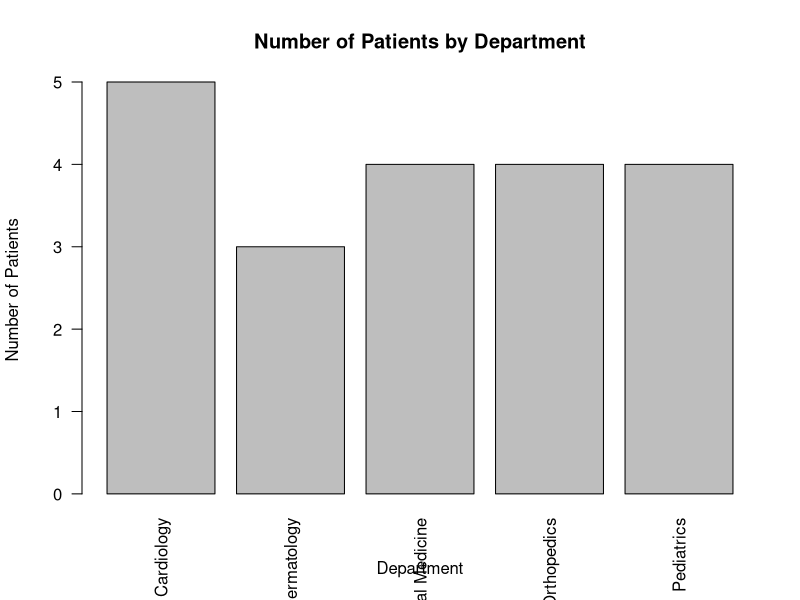
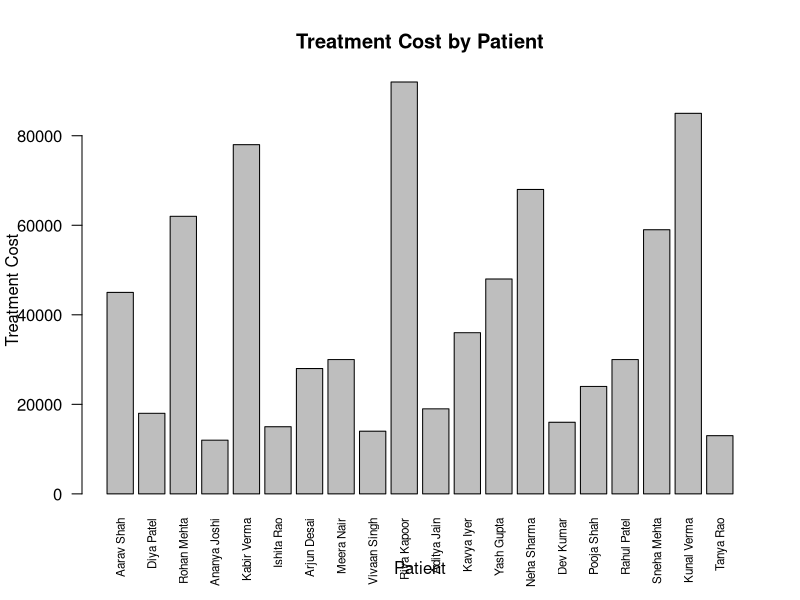
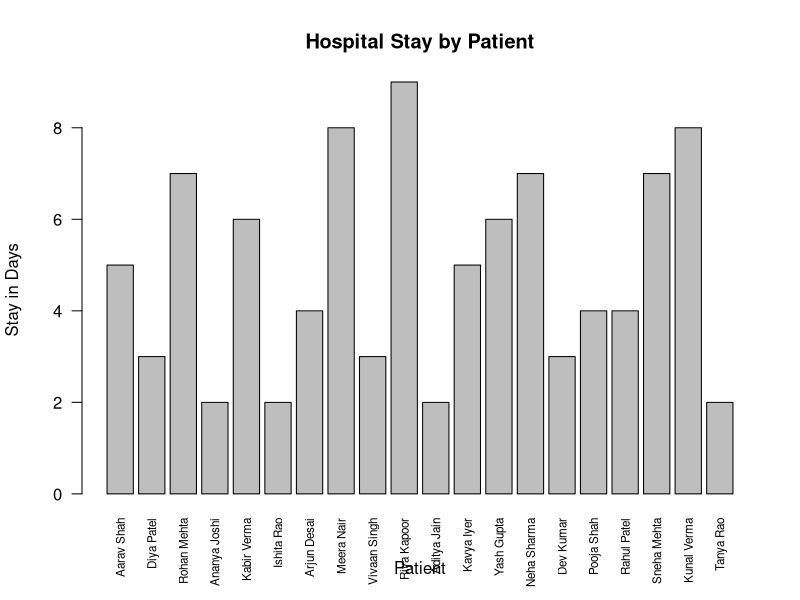
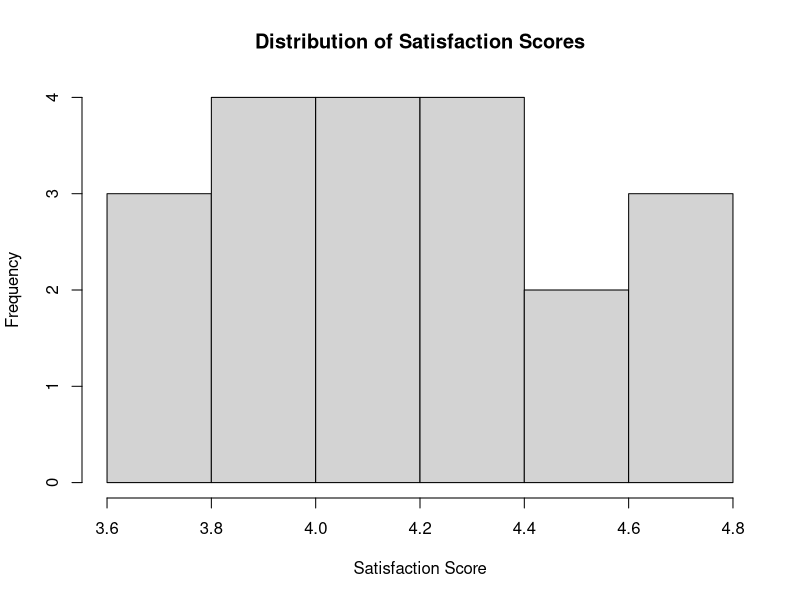
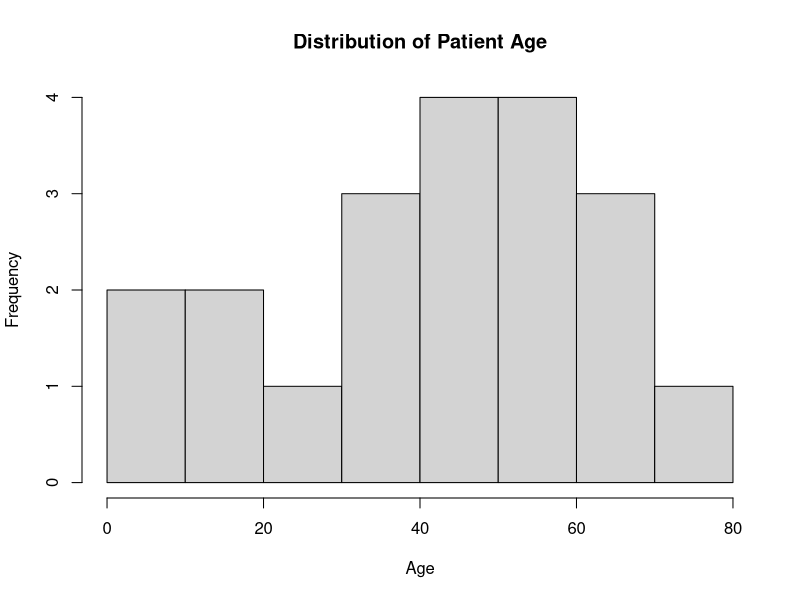
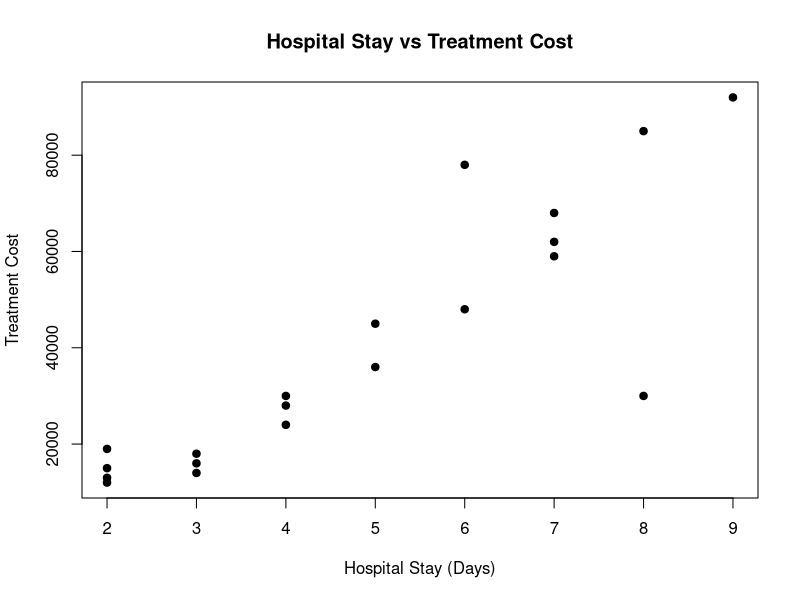
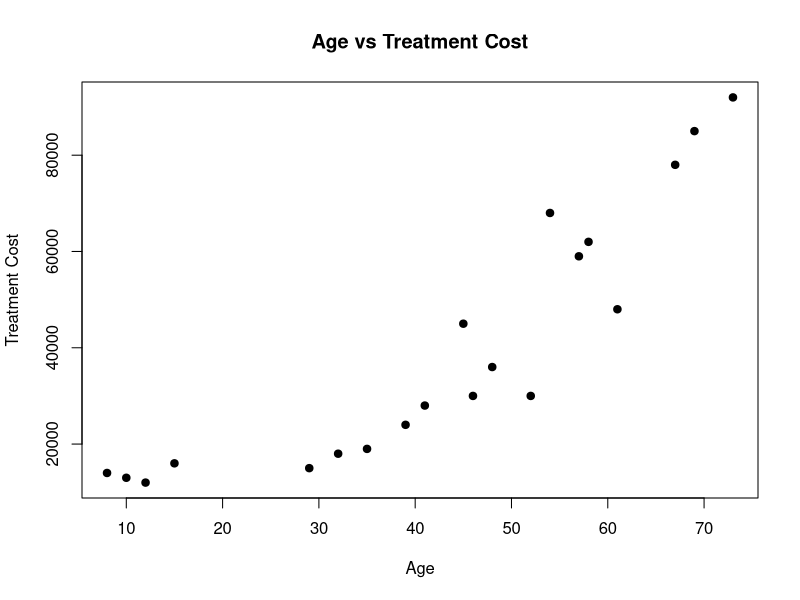

Generate these figures, in order, with R:
## ---- chunk 1
patient_data <- read.csv("hospital_patient_data.csv")
patient_data
## ---- chunk 2
head(patient_data)
summary(patient_data)
str(patient_data)
## ---- chunk 3
colSums(is.na(patient_data))
## ---- chunk 4
patient_data$Treatment_Cost[is.na(patient_data$Treatment_Cost)] <- median(patient_data$Treatment_Cost, na.rm=TRUE)
patient_data$Satisfaction_Score[is.na(patient_data$Satisfaction_Score)] <- median(patient_data$Satisfaction_Score, na.rm=TRUE)
## ---- chunk 5
mean(patient_data$Treatment_Cost)
median(patient_data$Treatment_Cost)
var(patient_data$Treatment_Cost)
sd(patient_data$Treatment_Cost)
min(patient_data$Treatment_Cost)
max(patient_data$Treatment_Cost)
## ---- chunk 6
department_count <- table(patient_data$Department)
department_count
## ---- chunk 7
barplot(department_count, main="Number of Patients by Department",
        xlab="Department", ylab="Number of Patients", las=2)
## ---- chunk 8
barplot(patient_data$Treatment_Cost, names.arg=patient_data$Patient_Name,
        main="Treatment Cost by Patient", xlab="Patient",
        ylab="Treatment Cost", las=2, cex.names=0.7)
## ---- chunk 9
barplot(patient_data$Stay_Days, names.arg=patient_data$Patient_Name,
        main="Hospital Stay by Patient", xlab="Patient",
        ylab="Stay in Days", las=2, cex.names=0.7)
## ---- chunk 10
hist(patient_data$Satisfaction_Score, main="Distribution of Satisfaction Scores",
     xlab="Satisfaction Score", ylab="Frequency")
## ---- chunk 11
hist(patient_data$Age, main="Distribution of Patient Age",
     xlab="Age", ylab="Frequency")
## ---- chunk 12
cor(patient_data$Stay_Days, patient_data$Treatment_Cost)
## ---- chunk 13
plot(patient_data$Stay_Days, patient_data$Treatment_Cost,
     main="Hospital Stay vs Treatment Cost",
     xlab="Hospital Stay (Days)", ylab="Treatment Cost", pch=19)
## ---- chunk 14
cor(patient_data$Age, patient_data$Treatment_Cost)
## ---- chunk 15
plot(patient_data$Age, patient_data$Treatment_Cost,
     main="Age vs Treatment Cost",
     xlab="Age", ylab="Treatment Cost", pch=19)
